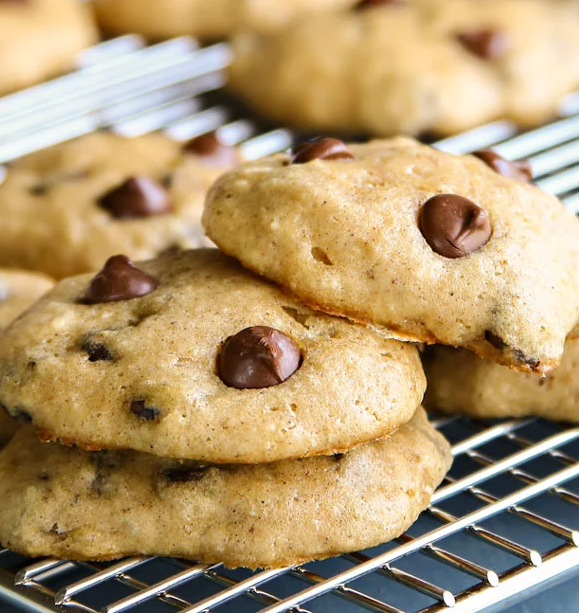
#> input picture imgs/applesauce-cookies.png, 579 x 613 px; its folder holds 4 pictures in this run
$ python temp.py
#> lines starting #> are read from the running program, lines starting #| are printed output that depends on the picture
from PIL import Image
import os
os.chdir("imgs")
# Target dimensions
TARGET_WIDTH = 390
TARGET_HEIGHT = 975
IMAGE_EXTENSIONS = ('.jpg', '.jpeg', '.png', '.bmp', '.gif', '.tiff')

def resize_images_in_directory():
    for filename in os.listdir('.'):
        if filename.lower().endswith(IMAGE_EXTENSIONS):
            try:
                with Image.open(filename) as img:
#> img is the input picture: PIL image 579x613 RGB; mean R, G, B 177.8, 152.3, 111.3
                    resized_img = img.resize((TARGET_WIDTH, TARGET_HEIGHT), Image.LANCZOS)
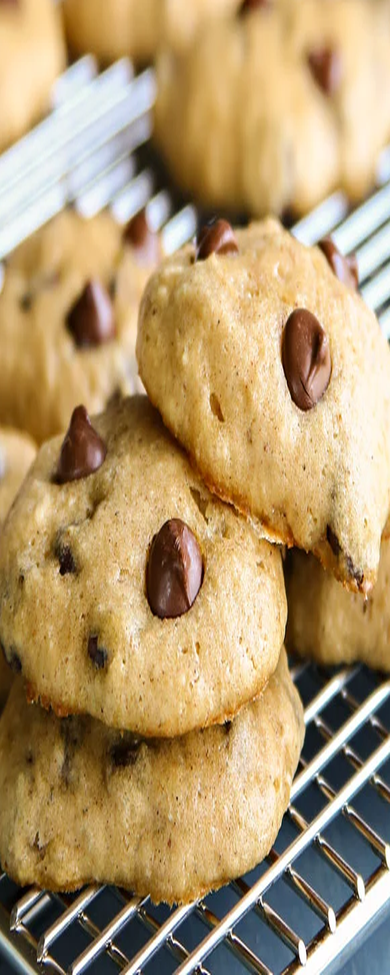
#> resized_img: PIL image 390x975 RGB; mean R, G, B 177.8, 152.3, 111.3

                    # Overwrite the original file or change filename to save elsewhere
                    resized_img.save(filename)

                    print(f"{filename}: resized to {TARGET_WIDTH}x{TARGET_HEIGHT}")
            except Exception as e:
                print(f"Error processing {filename}: {e}")
#> pass 2 of the loop in resize_images_in_directory, `for filename in os.listdir('.'):`:
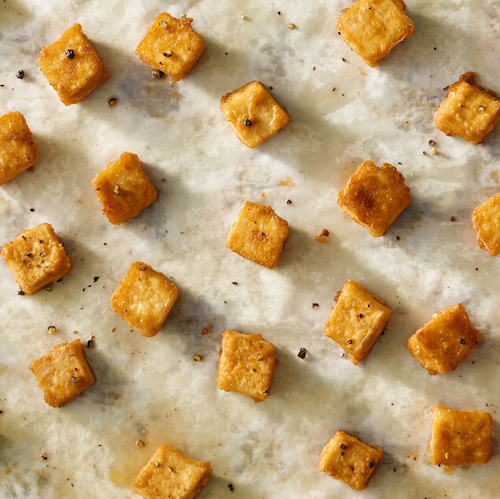
#> input picture imgs/bouillon-baked-tofu.png, 500 x 499 px
#> in resize_images_in_directory, img is the input picture: PIL image 500x499 RGBA; mean R, G, B, A 189.5, 160.4, 117, 255
#> in resize_images_in_directory, `resized_img = img.resize((TARGET_WIDTH, TARGET_HEIGHT), Image.LANCZOS)`:
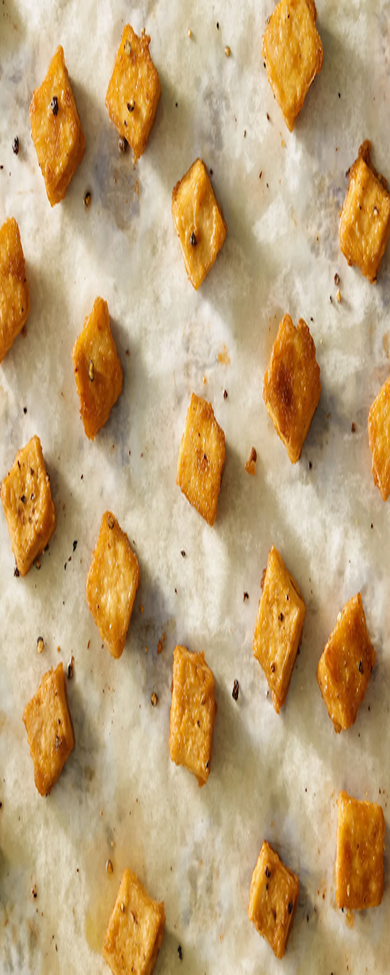
#> resized_img: PIL image 390x975 RGBA; mean R, G, B, A 189.5, 160.4, 117, 255
#> pass 3 of the loop in resize_images_in_directory, `for filename in os.listdir('.'):`:
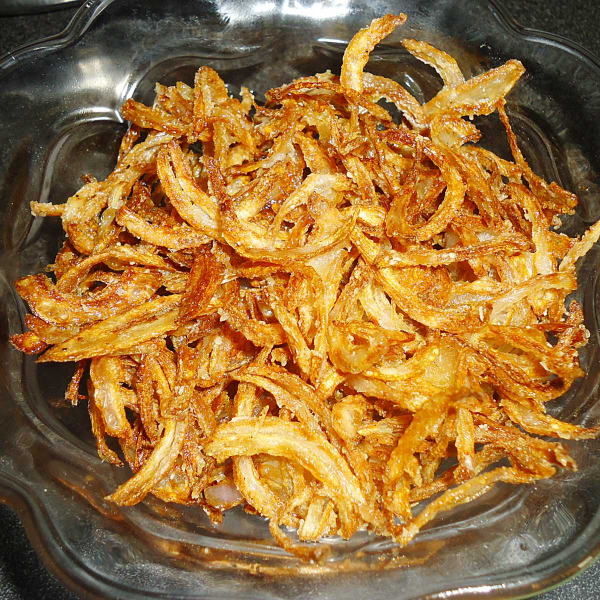
#> input picture imgs/fried-onions.jpg, 1200 x 1200 px (shown at 1/2 size)
#> in resize_images_in_directory, img is the input picture: PIL image 1200x1200 RGB; mean R, G, B 154, 112.5, 57.3
#> in resize_images_in_directory, `resized_img = img.resize((TARGET_WIDTH, TARGET_HEIGHT), Image.LANCZOS)`:
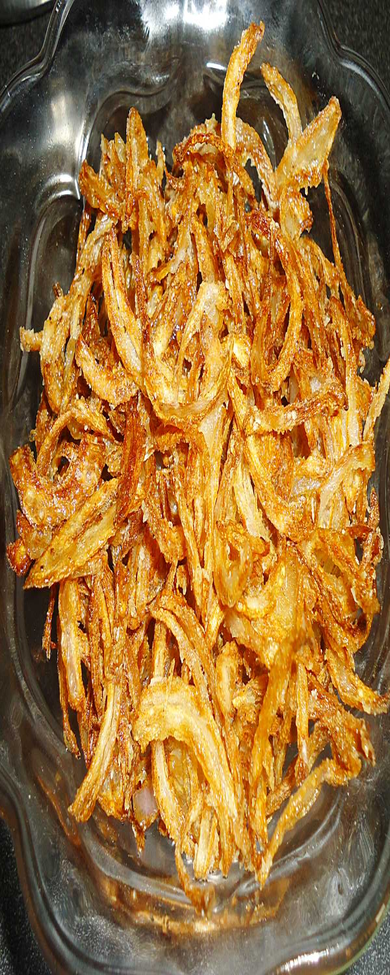
#> resized_img: PIL image 390x975 RGB; mean R, G, B 153.9, 112.5, 57.4
#> the loop made 4 passes; the first 3 are shown

if __name__ == "__main__":
    resize_images_in_directory()
